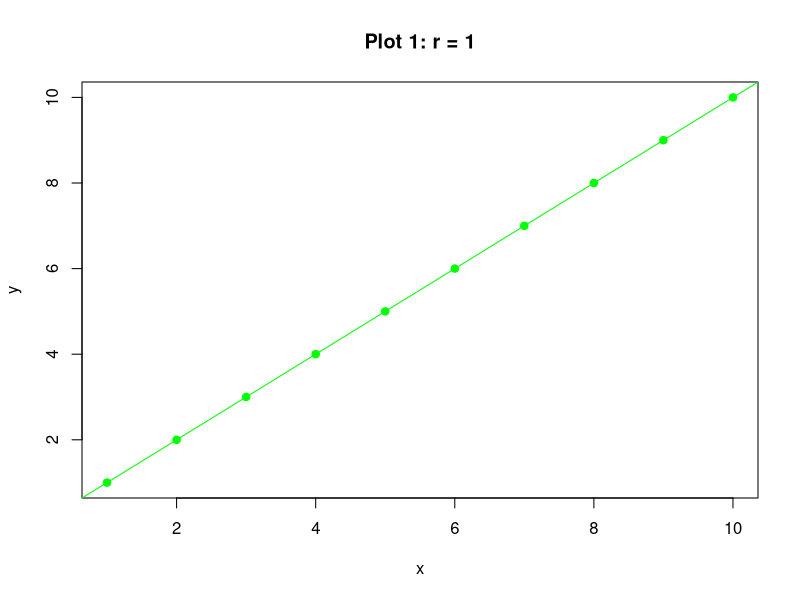
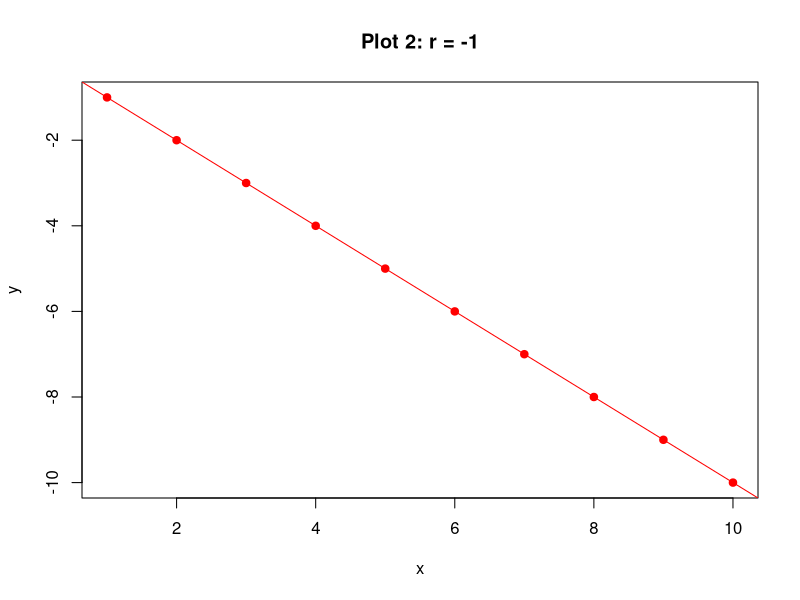
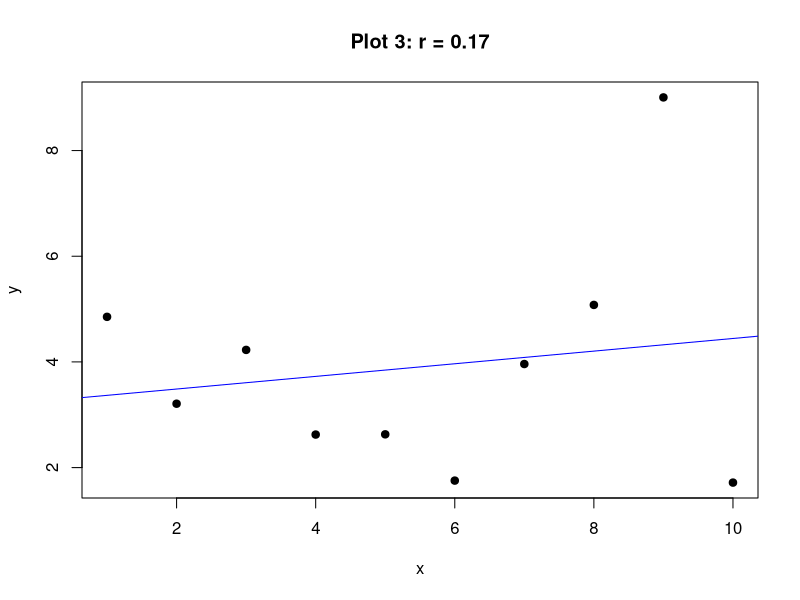

These charts were generated, in order, by the following R code:
## ---- chunk 1
x <- rnorm(10)
x
## ---- chunk 2
t.test(x)
## ---- chunk 3

data <- read.csv("correlation_data.csv")
reg1 <- lm(y ~ x, data=data)
reg2 <- lm(y.1 ~ x, data = data)
reg3 <- lm(y.3 ~ x, data = data)

## ---- chunk 4
plot(data$x, data$y, xlab="x", ylab="y",
     main="Plot 1: r = 1", pch=19, col="green")
abline(reg1, col="green")

plot(data$x, data$y.1 ,xlab="x", ylab="y",
     main="Plot 2: r = -1", pch=19, col="red")
abline(reg2, col="red")

plot(data$x, data$y.3, xlab="x", ylab="y",
     main="Plot 3: r = 0.17", pch=19)
abline(reg3, col="blue")

